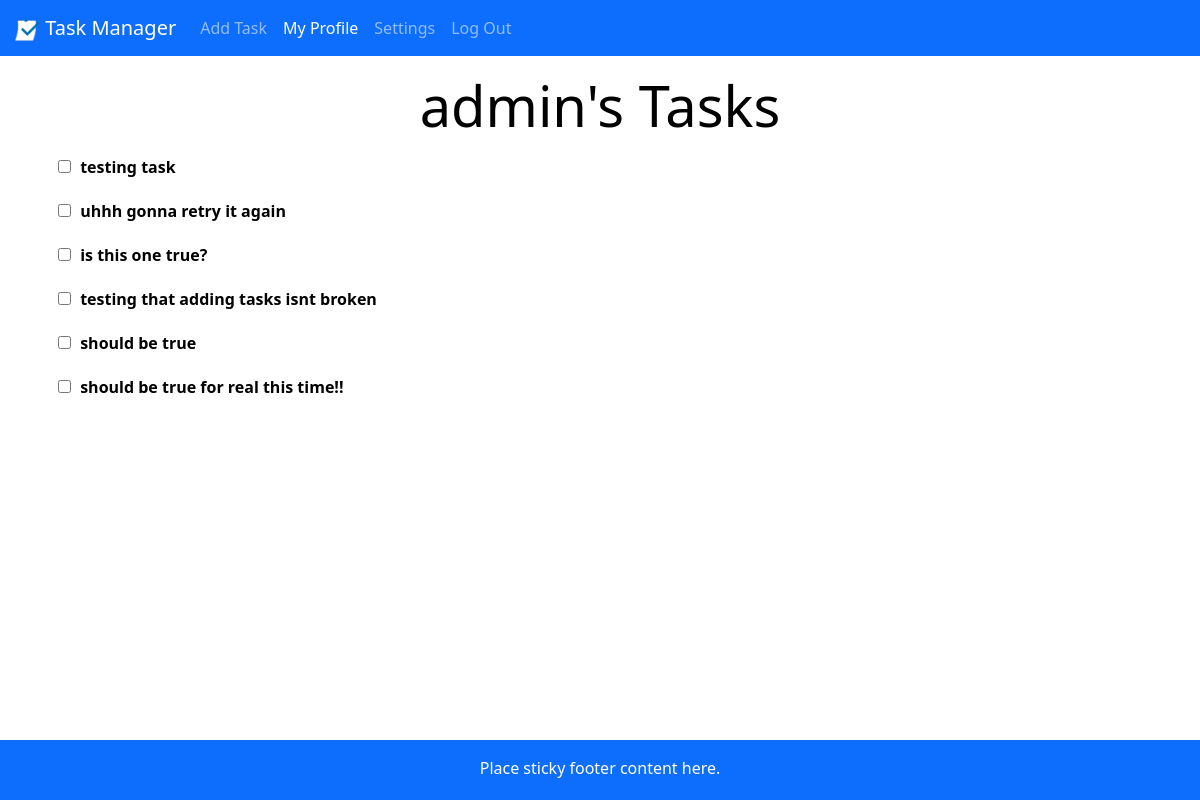
/admin (signed in), run on the app's committed database.
### app.py (models this page shows, shortened)
class User(db.Model):
    __tablename__ = 'User'
    id = db.Column(db.String(36), primary_key = True, default=lambda: str(uuid.uuid4()))
    user = db.Column(db.String(20), unique = True, nullable = False) # stores original case of username
    user_lower = db.Column(db.String(20), unique = True, nullable = False) # stores lower case version of username
    email = db.Column(db.String(100), unique = True, nullable = False)
    email_lower = db.Column(db.String(100), unique = True, nullable = False)
    password = db.Column(db.String(50), nullable = False)
    tasks = db.relationship('Task', backref='user', lazy = True)

class Task(db.Model):
    __tablename__ = 'Task'
    id = db.Column(db.Integer, primary_key = True)
    title = db.Column(db.String(100), nullable = False)
    description = db.Column(db.String(200), default = None)
    due_date = db.Column(db.Date, default = None)
    completed = db.Column(db.Boolean, default = False)
    task_status = db.Column(db.Boolean, default = False, nullable = False) # False = private, True = public (easier to implement when viewing user page)
    user_id = db.Column(db.String(36), db.ForeignKey('User.id'), nullable = False) # matches id in "User" class
    subtasks = db.relationship('Subtask', backref='task', lazy = True)

### app.py (the view, shortened to what this page needs)
@app.route("/<user>")
def user_page(user):
    if "user" in session:
        logged_in_user = session["user"]
        stored_user = User.query.filter_by(user_lower=logged_in_user.lower()).first()
        if not stored_user:
            flash("Your account no longer exists. Please log in again.", "error")
            session.pop("user", None)
            return redirect(url_for("login"))
        if user.lower() == stored_user.user_lower:
            tasks_passed = stored_user.tasks
            return render_template("user.html", user=stored_user.user, tasks= tasks_passed)
    flash("To view profiles, you need to log in first.", "info")
    return redirect(url_for("login"))

### app.py (called while the page is built)
@app.before_request
def check_user_existence():
    if "user" in session:
        user_lower = session["user"].lower()
        if not User.query.filter_by(user_lower=user_lower).first():
            session.pop("user", None)
            flash("Your account no longer exists. Please log in again.", "error")
            return redirect(url_for("login"))

### templates/user.html (shortened to what this page needs)
{% extends "layout.html" %}
{% block user_status %}active{% endblock %}
{% block settings_status %}{% endblock %}
{% block add_status %}{% endblock %}
{% block content %}
<div class="position-relative m-md-3">
  <div>
    <h1 class="h3 mb-3 display-4 font-weight-normal text-center">{{ user }}'s Tasks</h1>
  </div>
  {% for task in tasks %}
  <span {% if task.completed %} style="text-decoration: line-through" {% endif %}>
    <div class="task">
      <input type="checkbox" class="task-checkbox" {% if task.completed %}checked{% endif %} onclick="updateTaskStatus(this, {{ task.id }})">
      <span class="task-name">{{ task.title }}</span>
    </div>
  </span>
  {% endfor %}
</div>
{% endblock %}

### static/style.css (style rules this page uses)
body { min-height: 100vh; display: flex; flex-direction: column; color: #000000 }
h1 { color: #517EF7 }
.task { margin-bottom: 20px; color: black; }
.task-name { font-weight: bold; margin-left: 5px; }

### templates/layout.html (style rules this page uses)
html, body { height: 100%; margin: 0; }
body { display: flex; flex-direction: column; }

### data on the page
User: user "admin"
Task: title "testing task"
Task: title "uhhh gonna retry it again"
Task: title "is this one true?"
Task: title "testing that adding tasks isnt broken"
Task: title "should be true"
Task: title "should be true for real this time!!"
